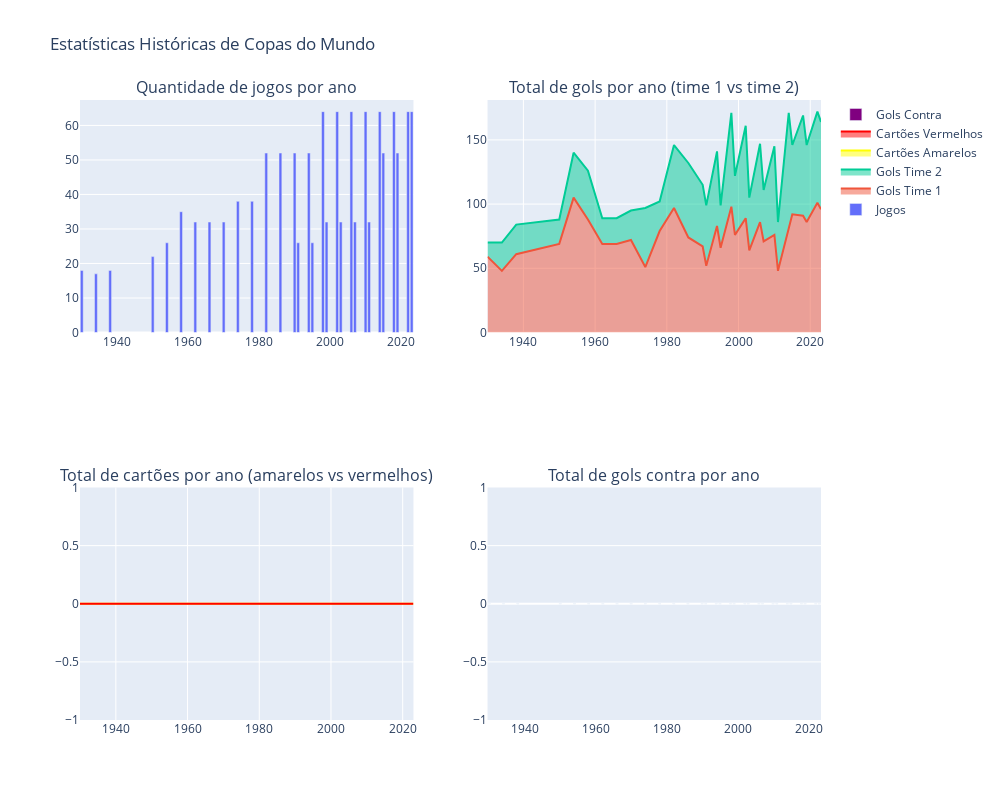

Write notebook code for a chart like this one.
### Markdown cell above
#### Q5.

Vamos fazer um compilado com as estatísticas históricas de copas do mundo!

Com a biblioteca de sua preferência você deve criar 4 subplots organizados em um grid de 2 linhas e 2 colunas. Eles devem conter os seguintes gráficos:
* Linha 1, coluna 1: Gráfico de barras com a quantidade de jogos que aconteceram por ano
* Linha 1, coluna 2: Gráfico de área (referências a seguir) com o total de gols por ano, separando as informações de `gols_1` e `gols_2` para distinguir gols em casa e do time visitante.
* Linha 2, coluna 1: Gráfico de área com o total de cartões por ano, separando as informações de cartões amarelos e cartões vermelhos, mas agregando cartões do time 1 ou time 2. Ou seja, uma área com `cartao_amarelo_1 + cartao_amarelo_2` e outra área com `cartao_vermelho_1 + cartao_vermelho_2`.
* Linha 2, coluna 2: Gráfico de barras com o total de gols contra por ano, somando `gols_contra_1` e `gols_contra_2`.

Referências sobre gráfico de área
* Matplotlib: https://matplotlib.org/stable/gallery/lines_bars_and_markers/stackplot_demo.html#sphx-glr-gallery-lines-bars-and-markers-stackplot-demo-py
* Pandas + Matplotlib: https://pandas.pydata.org/docs/reference/api/pandas.DataFrame.plot.area.html
* Seaborn: https://seaborn.pydata.org/generated/seaborn.objects.Area.html
* Plotly: https://plotly.com/python/filled-area-plots/

### Code cell
# Converte colunas de cartões e gols contra para numérico e substitui NaN por 0
for col in ['cartao_amarelo_1', 'cartao_amarelo_2', 'cartao_vermelho_1', 'cartao_vermelho_2', 'gols_1_contra', 'gols_2_contra']:
    df[col] = pd.to_numeric(df[col], errors='coerce').fillna(0)

# jogos por ano
jogos_por_ano = df.groupby('ano').size()

# gols por ano (time 1 e time 2)
gols_1_ano = df.groupby('ano')['gols_1'].sum()
gols_2_ano = df.groupby('ano')['gols_2'].sum()

# cartões por ano (soma times 1 e 2)
cartoes_amarelos_ano = df.groupby('ano')['cartao_amarelo_1'].sum() + df.groupby('ano')['cartao_amarelo_2'].sum()
cartoes_vermelhos_ano = df.groupby('ano')['cartao_vermelho_1'].sum() + df.groupby('ano')['cartao_vermelho_2'].sum()

# gols contra por ano
gols_contra_ano = df.groupby('ano')['gols_1_contra'].sum() + df.groupby('ano')['gols_2_contra'].sum()

# cria os subplots 2 linhas e 2 colunas
fig = make_subplots(
    rows=2, cols=2,
    subplot_titles=(
        "Quantidade de jogos por ano",
        "Total de gols por ano (time 1 vs time 2)",
        "Total de cartões por ano (amarelos vs vermelhos)",
        "Total de gols contra por ano"
    )
)

# 1) Gráfico de barras - jogos por ano
fig.add_trace(go.Bar(x=jogos_por_ano.index, y=jogos_por_ano.values, name='Jogos'), row=1, col=1)

# 2) Gráfico de área - gols por ano (time 1 e time 2)
fig.add_trace(go.Scatter(x=gols_1_ano.index, y=gols_1_ano.values, mode='lines', stackgroup='one', name='Gols Time 1'), row=1, col=2)
fig.add_trace(go.Scatter(x=gols_2_ano.index, y=gols_2_ano.values, mode='lines', stackgroup='one', name='Gols Time 2'), row=1, col=2)

# 3) Gráfico de área - cartões por ano (amarelos e vermelhos)
fig.add_trace(go.Scatter(x=cartoes_amarelos_ano.index, y=cartoes_amarelos_ano.values, mode='lines', stackgroup='two', name='Cartões Amarelos', line=dict(color='yellow')), row=2, col=1)
fig.add_trace(go.Scatter(x=cartoes_vermelhos_ano.index, y=cartoes_vermelhos_ano.values, mode='lines', stackgroup='two', name='Cartões Vermelhos', line=dict(color='red')), row=2, col=1)

# 4) Gráfico de barras - gols contra por ano
fig.add_trace(go.Bar(x=gols_contra_ano.index, y=gols_contra_ano.values, name='Gols Contra', marker_color='purple'), row=2, col=2)

# layout geral
fig.update_layout(
    height=800,
    width=1000,
    title_text="Estatísticas Históricas de Copas do Mundo",
    showlegend=True
)

fig.show()

### Figure 1 — Plotly figure (JSON) as saved in the notebook; plotly's stock layout.template omitted (floating-point values rounded to 4 significant figures)
{"data": [{"name": "Jogos", "type": "bar", "x": [1930, 1934, 1938, 1950, 1954, 1958, 1962, 1966, 1970, 1974, 1978, 1982, 1986, 1990, 1991, 1994, 1995, 1998, 1999, 2002, 2003, 2006, 2007, 2010, 2011, 2014, 2015, 2018, 2019, 2022, 2023], "xaxis": "x", "y": [18, 17, 18, 22, 26, 35, 32, 32, 32, 38, 38, 52, 52, 52, 26, 52, 26, 64, 32, 64, 32, 64, 32, 64, 32, 64, 52, 64, 52, 64, 64], "yaxis": "y"}, {"mode": "lines", "name": "Gols Time 1", "stackgroup": "one", "type": "scatter", "x": [1930, 1934, 1938, 1950, 1954, 1958, 1962, 1966, 1970, 1974, 1978, 1982, 1986, 1990, 1991, 1994, 1995, 1998, 1999, 2002, 2003, 2006, 2007, 2010, 2011, 2014, 2015, 2018, 2019, 2022, 2023], "xaxis": "x2", "y": [59, 48, 61, 69, 105, 88, 69, 69, 72, 51, 79, 97, 74, 67, 52, 83, 66, 98, 76, 89, 64, 86, 71, 76, 48, 81, 92, 91, 86, 101, 96], "yaxis": "y2"}, {"mode": "lines", "name": "Gols Time 2", "stackgroup": "one", "type": "scatter", "x": [1930, 1934, 1938, 1950, 1954, 1958, 1962, 1966, 1970, 1974, 1978, 1982, 1986, 1990, 1991, 1994, 1995, 1998, 1999, 2002, 2003, 2006, 2007, 2010, 2011, 2014, 2015, 2018, 2019, 2022, 2023], "xaxis": "x2", "y": [11, 22, 23, 19, 35, 38, 20, 20, 23, 46, 23, 49, 58, 48, 47, 58, 33, 73, 46, 72, 41, 61, 40, 69, 38, 90, 54, 78, 60, 71, 68], "yaxis": "y2"}, {"line": {"color": "yellow"}, "mode": "lines", "name": "Cartões Amarelos", "stackgroup": "two", "type": "scatter", "x": [1930, 1934, 1938, 1950, 1954, 1958, 1962, 1966, 1970, 1974, 1978, 1982, 1986, 1990, 1991, 1994, 1995, 1998, 1999, 2002, 2003, 2006, 2007, 2010, 2011, 2014, 2015, 2018, 2019, 2022, 2023], "xaxis": "x3", "y": [0.0, 0.0, 0.0, 0.0, 0.0, 0.0, 0.0, 0.0, 0.0, 0.0, 0.0, 0.0, 0.0, 0.0, 0.0, 0.0, 0.0, 0.0, 0.0, 0.0, 0.0, 0.0, 0.0, 0.0, 0.0, 0.0, 0.0, 0.0, 0.0, 0.0, 0.0], "yaxis": "y3"}, {"line": {"color": "red"}, "mode": "lines", "name": "Cartões Vermelhos", "stackgroup": "two", "type": "scatter", "x": [1930, 1934, 1938, 1950, 1954, 1958, 1962, 1966, 1970, 1974, 1978, 1982, 1986, 1990, 1991, 1994, 1995, 1998, 1999, 2002, 2003, 2006, 2007, 2010, 2011, 2014, 2015, 2018, 2019, 2022, 2023], "xaxis": "x3", "y": [0.0, 0.0, 0.0, 0.0, 0.0, 0.0, 0.0, 0.0, 0.0, 0.0, 0.0, 0.0, 0.0, 0.0, 0.0, 0.0, 0.0, 0.0, 0.0, 0.0, 0.0, 0.0, 0.0, 0.0, 0.0, 0.0, 0.0, 0.0, 0.0, 0.0, 0.0], "yaxis": "y3"}, {"marker": {"color": "purple"}, "name": "Gols Contra", "type": "bar", "x": [1930, 1934, 1938, 1950, 1954, 1958, 1962, 1966, 1970, 1974, 1978, 1982, 1986, 1990, 1991, 1994, 1995, 1998, 1999, 2002, 2003, 2006, 2007, 2010, 2011, 2014, 2015, 2018, 2019, 2022, 2023], "xaxis": "x4", "y": [0.0, 0.0, 0.0, 0.0, 0.0, 0.0, 0.0, 0.0, 0.0, 0.0, 0.0, 0.0, 0.0, 0.0, 0.0, 0.0, 0.0, 0.0, 0.0, 0.0, 0.0, 0.0, 0.0, 0.0, 0.0, 0.0, 0.0, 0.0, 0.0, 0.0, 0.0], "yaxis": "y4"}], "layout": {"annotations": [{"font": {"size": 16}, "showarrow": false, "text": "Quantidade de jogos por ano", "x": 0.225, "xanchor": "center", "xref": "paper", "y": 1, "yanchor": "bottom", "yref": "paper"}, {"font": {"size": 16}, "showarrow": false, "text": "Total de gols por ano (time 1 vs time 2)", "x": 0.775, "xanchor": "center", "xref": "paper", "y": 1, "yanchor": "bottom", "yref": "paper"}, {"font": {"size": 16}, "showarrow": false, "text": "Total de cartões por ano (amarelos vs vermelhos)", "x": 0.225, "xanchor": "center", "xref": "paper", "y": 0.375, "yanchor": "bottom", "yref": "paper"}, {"font": {"size": 16}, "showarrow": false, "text": "Total de gols contra por ano", "x": 0.775, "xanchor": "center", "xref": "paper", "y": 0.375, "yanchor": "bottom", "yref": "paper"}], "height": 800, "showlegend": true, "title": {"text": "Estatísticas Históricas de Copas do Mundo"}, "width": 1000, "xaxis": {"anchor": "y", "domain": [0, 0.45]}, "xaxis2": {"anchor": "y2", "domain": [0.55, 1]}, "xaxis3": {"anchor": "y3", "domain": [0, 0.45]}, "xaxis4": {"anchor": "y4", "domain": [0.55, 1]}, "yaxis": {"anchor": "x", "domain": [0.625, 1]}, "yaxis2": {"anchor": "x2", "domain": [0.625, 1]}, "yaxis3": {"anchor": "x3", "domain": [0, 0.375]}, "yaxis4": {"anchor": "x4", "domain": [0, 0.375]}}}
